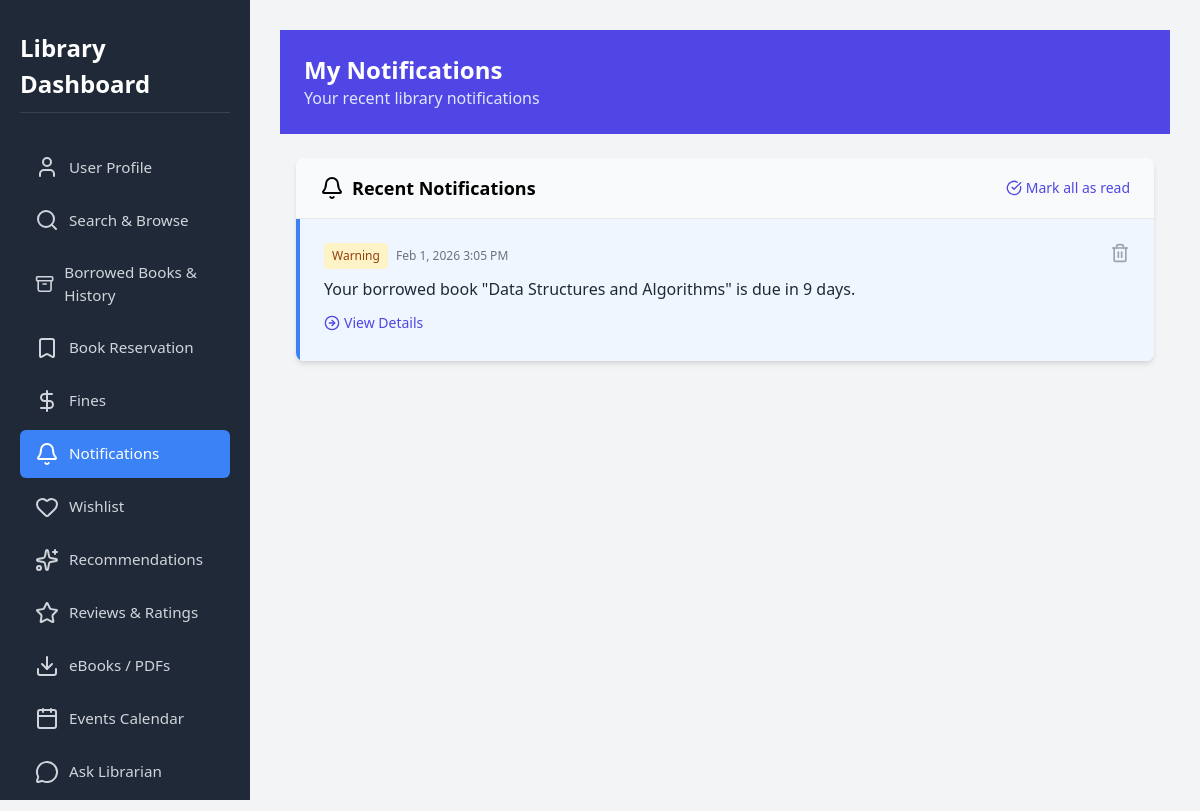
/notifications.php (signed in), run on the app's committed database.
### tables this page shows
CREATE TABLE notifications (
    id INT AUTO_INCREMENT PRIMARY KEY,
    user_id INT NOT NULL,
    type ENUM('info', 'warning', 'urgent') DEFAULT 'info',
    message TEXT NOT NULL,
    is_read BOOLEAN DEFAULT FALSE,
    action_text VARCHAR(100) NULL,
    action_url VARCHAR(255) NULL,
    created_at TIMESTAMP DEFAULT CURRENT_TIMESTAMP,
    FOREIGN KEY (user_id) REFERENCES users(id)
);

### notifications.php (the view, shortened to what this page needs)
<?php
require_once('config.php');
$user_id = $_SESSION['user_id'];
$notifications = [];
$errors = [];
try {
    $stmt = $pdo->prepare("
        SELECT * FROM notifications
        WHERE user_id = :user_id
        ORDER BY created_at DESC
        LIMIT 50
    ");
    $stmt->bindParam(':user_id', $user_id);
    $stmt->execute();
    $notifications = $stmt->fetchAll(PDO::FETCH_ASSOC);
} catch (PDOException $e) {
    $errors[] = 'Database error: ' . $e->getMessage();
} catch (Exception $e) {
    $errors[] = $e->getMessage();
}
?>
<!DOCTYPE html>
<html lang="en">
<head>
    <link rel="stylesheet" href="dashboard.css">
    <link href="https://cdn.jsdelivr.net/npm/tailwindcss@2.2.19/dist/tailwind.min.css" rel="stylesheet">
</head>
<body>
  <div class="dashboard">
    <?php include('sidebar.php'); ?>
    <main class="main-content">
    <div class="min-h-screen">
        <div class="bg-indigo-600 text-white p-6">
            <div class="max-w-6xl mx-auto">
                <h1 class="text-2xl font-bold">My Notifications</h1>
                <p class="text-indigo-100">Your recent library notifications</p>
            </div>
        </div>
        <div class="max-w-6xl mx-auto px-4 py-6">
            <div class="bg-white rounded-lg shadow-md overflow-hidden">
                <div class="px-6 py-4 bg-gray-50 border-b flex justify-between items-center">
                    <h2 class="text-lg font-semibold flex items-center">
                        <i data-lucide="bell" class="mr-2"></i>
                        Recent Notifications
                    </h2>
                    <form method="POST" action="notifications.php">
                        <button type="submit" name="mark_all_read"
                                class="text-sm text-indigo-600 hover:text-indigo-800 flex items-center">
                            <i data-lucide="check-circle" class="w-4 h-4 mr-1"></i>
                            Mark all as read
                        </button>
                    </form>
                </div>
                <?php if (empty($notifications)): ?>
                    <div class="p-8 text-center text-gray-500">
                        <i data-lucide="bell-off" class="mx-auto w-12 h-12"></i>
                        <p class="mt-2">No notifications found.</p>
                    </div>
                <?php else: ?>
                    <div class="divide-y divide-gray-200">
                        <?php foreach ($notifications as $notification):
                            $type_class = '';
                            switch ($notification['type']) {
                                case 'warning': $type_class = 'type-warning'; break;
                            }
                        ?>
                            <div class="notification-card p-6 <?php echo $notification['is_read'] ? '' : 'unread'; ?>">
                                <div class="flex justify-between items-start">
                                    <div class="flex-1">
                                        <div class="flex items-center mb-2">
                                            <span class="notification-type <?php echo $type_class; ?> mr-2">
                                                <?php echo ucfirst($notification['type']); ?>
                                            </span>
                                            <span class="text-xs text-gray-500">
                                                <?php echo date('M j, Y g:i A', strtotime($notification['created_at'])); ?>
                                            </span>
                                        </div>
                                        <p class="text-gray-800">
                                            <?php echo htmlspecialchars($notification['message']); ?>
                                        </p>
                                        <?php if (!empty($notification['action_url'])): ?>
                                            <div class="mt-3">
                                                <a href="<?php echo htmlspecialchars($notification['action_url']); ?>"
                                                   class="inline-flex items-center text-sm text-indigo-600 hover:text-indigo-800">
                                                    <i data-lucide="arrow-right-circle" class="w-4 h-4 mr-1"></i>
                                                    <?php echo htmlspecialchars($notification['action_text'] ?? 'View details'); ?>
                                                </a>
                                            </div>
                                        <?php endif; ?>
                                    </div>
                                    <form method="POST">
                                        <button type="submit" name="action" value="delete"
                                                class="text-gray-400 hover:text-gray-600 ml-4">
                                            <i data-lucide="trash-2" class="w-5 h-5"></i>
                                        </button>
                                    </form>
                                </div>
                            </div>
                        <?php endforeach; ?>
                    </div>
                <?php endif; ?>
            </div>
        </div>
    </div>
    </main>
  </div>
</body>
</html>

### dashboard.css (style rules this page uses)
* { box-sizing: border-box; }
html, body { margin: 0; padding: 0; height: 100%; }
body { font-family: 'Segoe UI', Tahoma, Geneva, Verdana, sans-serif; background-color: #f3f4f6; }
.dashboard { display: flex; width: 100%; min-height: 100vh; }
.main-content { flex: 1; margin-left: 250px; padding: 30px; background-color: #f3f4f6; overflow-y: auto; min-height: 100vh; }

### notifications.php (style rules this page uses)
.notification-card { transition: all 0.2s ease; }
.unread { background-color: #EFF6FF; border-left: 4px solid #3B82F6; }
.notification-type { font-size: 0.75rem; padding: 0.25rem 0.5rem; border-radius: 0.25rem; font-weight: 500; }
.type-warning { background-color: #FEF3C7; color: #92400E; }

### data on the page
notifications: type "Warning", created_at "Feb 1, 2026 3:05 PM", message "Your borrowed book \"Data Structures and Algorithms\" is due in 9 days.", action_text "View Details"
